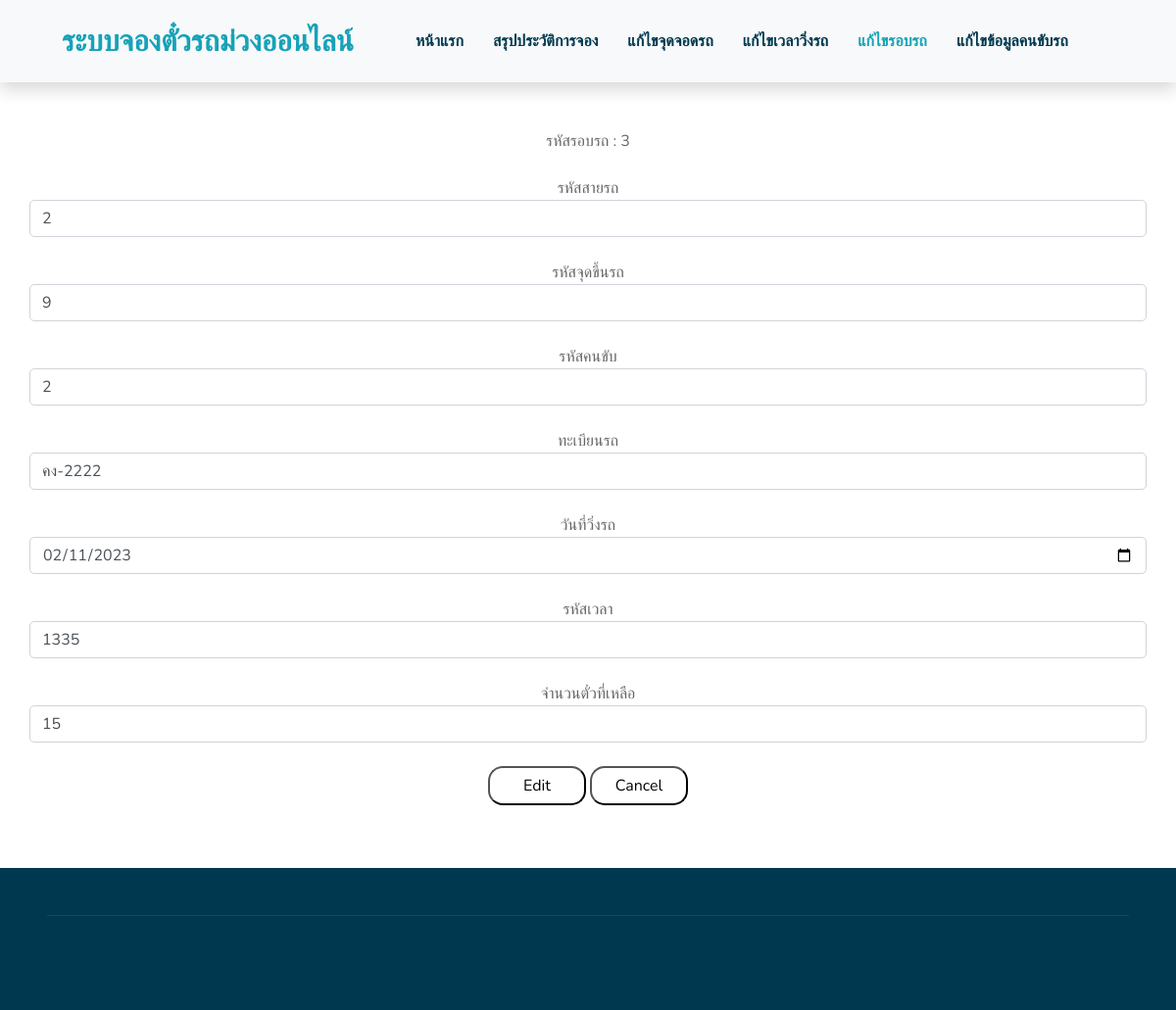
The app's page /edit/editformDrivingCycle.php?id=3 with its own data.
### tables this page shows
CREATE TABLE `driving_cycle` (
  `driving_cycle_id` int(12) NOT NULL COMMENT 'รหัสรอบรถ',
  `car_route_id` int(2) NOT NULL COMMENT 'รหัสสายรถ',
  `stratid` int(3) NOT NULL COMMENT 'รหัสจุดขึ้นรถ',
  `Driver_ID` int(4) NOT NULL COMMENT 'รหัสคนขับ',
  `vehicle_registration` varchar(7) NOT NULL COMMENT 'ทะเบียนรถ',
  `date_of_driving_circle` date NOT NULL COMMENT 'วัน เดือน ปีที่รอบรถวิ่งรถ',
  `time_id` varchar(4) NOT NULL COMMENT 'รหัสเวลา',
  `remaining_tickets` int(2) NOT NULL DEFAULT '18' COMMENT 'จำนวนตั๋วที่เหลือ'
);

### edit/editformDrivingCycle.php (the view, shortened to what this page needs)
<!DOCTYPE html>
<html lang="en">
<head>
    <link href="https://cdnjs.cloudflare.com/ajax/libs/font-awesome/5.10.0/css/all.min.css" rel="stylesheet">
    <link href="../lib/flaticon/font/flaticon.css" rel="stylesheet">
    <link href="../lib/owlcarousel/assets/owl.carousel.min.css" rel="stylesheet">
    <link href="../lib/lightbox/css/lightbox.min.css" rel="stylesheet">
    <link href="../css/style.css" rel="stylesheet">
</head>
<body>
    <div class="container-fluid bg-light position-relative shadow">
        <nav class="navbar navbar-expand-lg bg-light navbar-light py-3 py-lg-0 px-0 px-lg-5">
            <a href="" class="navbar-brand font-weight-bold text-secondary" style="font-size: 30px;">
                <span class="text-primary">ระบบจองตั๋วรถม่วงออนไลน์</span>
            </a>
            <div class="collapse navbar-collapse justify-content-between" id="navbarCollapse">
                <div class="collapse navbar-collapse justify-content-between" id="navbarCollapse">
                    <div class="navbar-nav font-weight-bold mx-auto py-0">
                        <a href="../index1.php" class="nav-item nav-link">หน้าแรก</a>
                        <a href="../summarize.php" class="nav-item nav-link">สรุปประวัติการจอง</a>
                        <a href="../changeParkingSpot.php" class="nav-item nav-link">แก้ไขจุดจอดรถ</a>
                        <a href="../changeTime.php" class="nav-item nav-link">แก้ไขเวลาวิ่งรถ</a>
                        <a href="../changeDricycle.php" class="nav-item nav-link active">แก้ไขรอบรถ</a>
                        <a href="../datadrivers.php" class="nav-item nav-link">แก้ไขข้อมูลคนขับรถ</a>
                        </div>
                    </div>
                </div>
            </div>
    <div class="container-fluid pt-5">
        <div class="container pb-3">
            <div class="row">
                <?php
                include('../connectdatabase.php');
                if(isset($_GET["id"]))
                {
                    $id = $_GET["id"];
                 }
                $sql = "SELECT * FROM `driving_cycle` WHERE driving_cycle_id = '$id'";
                $query = mysqli_query($conn,$sql);
                $result = mysqli_fetch_array($query, MYSQLI_ASSOC);
            ?>
            <form method="POST" action="editDrivingCycle.php" name = "frmAdd" style="text-align:center;width:100%;">
                รหัสรอบรถ : <input type="hidden" class="form-select form-control" name="drivid" value="<?php echo $result["driving_cycle_id"];?>"><?php echo $result["driving_cycle_id"];?><br><br>
                รหัสสายรถ <input type="number" class="form-select form-control" name="routeid" size="2" value="<?php echo $result["car_route_id"];?>"><br>
                รหัสจุดขึ้นรถ <input type="number" class="form-select form-control" name="start" size="3" value="<?php echo $result["stratid"];?>"><br>
                รหัสคนขับ <input type="number" class="form-select form-control" name="driver" size="3" value="<?php echo $result["Driver_ID"]?>"><br>
                ทะเบียนรถ <input type="text" class="form-select form-control" name="vehicle" size="7" value="<?php echo $result["vehicle_registration"]?>"><br>
                วันที่วิ่งรถ <input type="date" class="form-select form-control" name="date" value="<?php echo $result["date_of_driving_circle"]?>"><br>
                รหัสเวลา <input type="text" class="form-select form-control" name="time" size="4" value="<?php echo $result["time_id"]?>"><br>
                จำนวนตั๋วที่เหลือ <input type="number" class="form-select form-control" name="remainTickets" size="2" value="<?php echo $result["remaining_tickets"]?>"><br>
            <input type="submit" value="Edit" style="width:100px;height:40px;border-radius: 15px ;background-color: white;color: black ">
            <input type="reset" value="Cancel" style="width:100px;height:40px;border-radius: 15px ;background-color: white;color: black ">
            </form>
            </div>
        </div>
    </div>
    <div class="container-fluid bg-secondary text-white mt-5 py-5 px-sm-3 px-md-5">
        <div class="container-fluid pt-5" style="border-top: 1px solid rgba(23, 162, 184, .2);;">
        </div>
    </div>
</body>
</html>

### records on screen
driving_cycle: driving_cycle_id "3", routeid "2", start "9", driver "2", vehicle "คง-2222", date "02/11/2023", time "1335", remainTickets "15"
